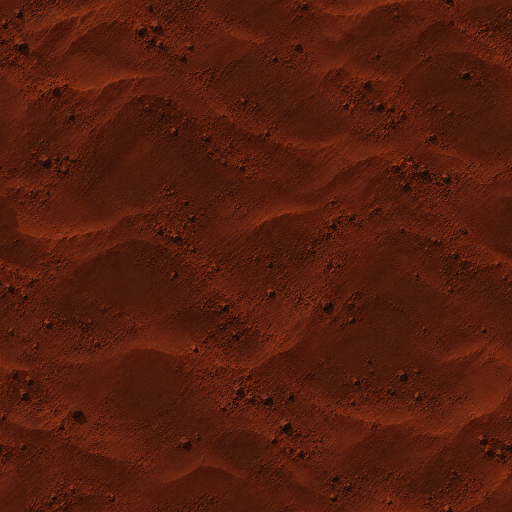
#> input picture art/2.0/worlds/world4/graphics/W4-P3a-martian-dust-1024.webp, 1024 x 1024 px, found by its file name (shown at 1/2 size)
$ python make-world4.py
#> lines starting #> are read from the running program, lines starting #| are printed output that depends on the picture
# Prepares the world-4 "Red Conversion" textures for the game from ChatGPT's W4 set (art/2.0/worlds/world4, see its
# metadata; Art Bible tasks P3a-P8, no P2: the dust of Mars fills the screen). Sheet backgrounds (#05010f) become
# transparency, sizes are reduced to what the game needs. Run from the repo root: python3 proto2/make-world4.py
# The boss is the assembled drawing: its parts are separate
# renderings that do not match it exactly (metadata/W4-P8-attachment-guide.json), so the game lays its glows over the
# drawing at the guide's mount points instead of building it from parts.
import json
import numpy as np
from PIL import Image, ImageFilter

SRC = 'art/2.0/worlds/world4/graphics'
OUT = 'proto2/assets'


def cut(im, lo=4, span=12, close=7):
    """The flat background (#05010f) -> transparent, keyed on the distance from that colour. The black crystal comes
    close to that colour in its darkest facets, so the small holes it would leave are closed (max, then min filter)."""
    a = np.asarray(im.convert('RGB')).astype(np.float32)
    d = np.abs(a - np.array([5, 1, 15], np.float32)).max(axis=2)
    alpha = Image.fromarray((np.clip((d - lo) / span, 0, 1) * 255).astype(np.uint8), 'L')
    if close: alpha = alpha.filter(ImageFilter.MaxFilter(close)).filter(ImageFilter.MinFilter(close))
    return Image.fromarray(np.dstack([a, np.asarray(alpha)]).astype(np.uint8), 'RGBA')


def trim(im):
    return im.crop(im.getchannel('A').point(lambda v: 255 if v > 40 else 0).getbbox())


def fit(im, cap):
    k = min(1, cap / max(im.size))
    return im.resize((round(im.width * k), round(im.height * k)), Image.LANCZOS)


def save(im, name, q=90):
    im.save(f'{OUT}/{name}.webp', 'WEBP', quality=q, method=6)


# P3a / P3b: the dust of Mars and the same ground under the black crystal (the game blends them where the crystal
# network has grown); P4: wind-blown dust on black, added as light
save(Image.open(f'{SRC}/W4-P3a-martian-dust-1024.webp').convert('RGB'), 'w4-ground', 84)
#> in save, im is the input picture: PIL image 1024x1024 RGB; mean R, G, B 83.7, 28.9, 13.5
save(Image.open(f'{SRC}/W4-P3b-crystal-conversion-1024.webp').convert('RGB'), 'w4-crystal', 84)
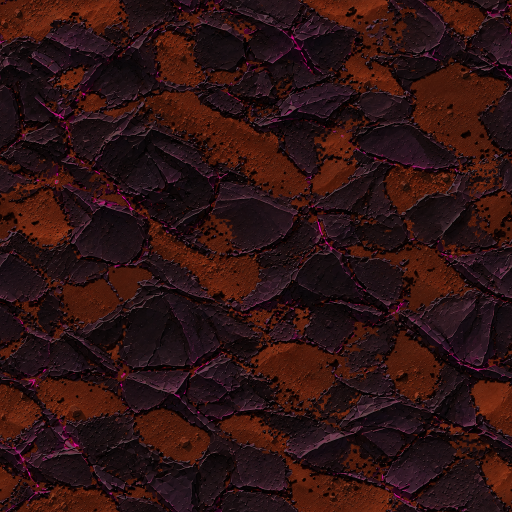
#> input picture art/2.0/worlds/world4/graphics/W4-P3b-crystal-conversion-1024.webp, 1024 x 1024 px, found by its file name (shown at 1/2 size)
#> in save, im is the input picture: PIL image 1024x1024 RGB; mean R, G, B 46.4, 19, 18.7
save(Image.open(f'{SRC}/W4-P4-dust-overlay-1024.webp').convert('RGB'), 'w4-near', 84)
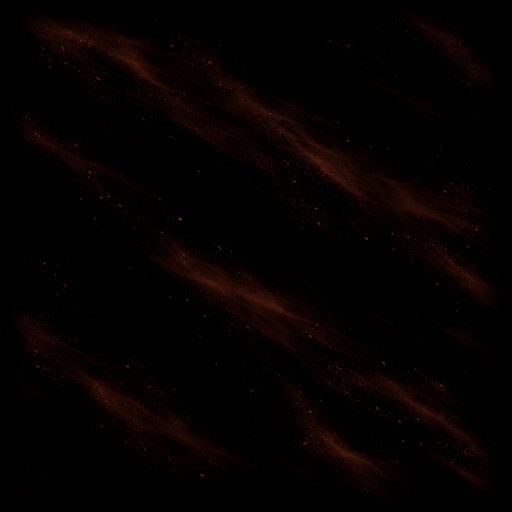
#> input picture art/2.0/worlds/world4/graphics/W4-P4-dust-overlay-1024.webp, 1024 x 1024 px, found by its file name (shown at 1/2 size)
#> in save, im is the input picture: PIL image 1024x1024 RGB; mean R, G, B 5.2, 1.1, 0.3

# P5: props. The crystal cluster and the converted pylon are destructible (whole and shattered); the
# growth node is where the crystal network spreads from.
PROPS = {
    'crystal-spires': 300, 'half-converted-habitat': 300, 'growth-node': 300, 'buried-rover': 120, 'crystal-shards': 120,
    'supply-drop': 120, 'crystal-intact': 240, 'crystal-destroyed': 240, 'pylon-intact': 260, 'pylon-destroyed': 260,
}
for name, cap in PROPS.items():
#> (the run stopped early here; a loop or call above may not have finished)
